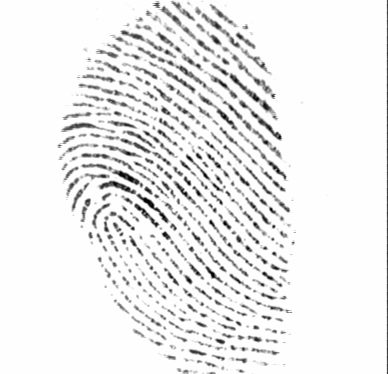
%> input picture Matching/FVC2002/DB1_B/101_8.tif, 388 x 374 px, given in place of t1.bmp, which was not available
$ octave DB_skeleton.m   (GNU Octave 9; MATLAB toolbox functions it lacks are replaced by stand-ins)
%> lines starting %> are read from the running program, lines starting %| are printed output that depends on the picture; in (x1, y1, x2, y2) boxes, pixels count from 0 and x2, y2 are one past the last pixel; in counts of white or black regions, pixels touching at a corner belong together; the program's own positions count from 1; pictures that were not available may be replaced by others from this repository, and a replacement may not be noted
%> the answer given: FVC2002/DB1_B/101_8.tif
%> further down, img is the input picture: size 374x388 uint8; min 1, max 254, mean 237
### Matching/ridgeorient.m
% RIDGEORIENT - Estimates the local orientation of ridges in a fingerprint
%
% Usage:  [orientim, reliability] = ridgeorientation(im, gradientsigma,...
%                                             blocksigma, ...
%                                             orientsmoothsigma)
%
% Arguments:  im                - A normalised input image.
%             gradientsigma     - Sigma of the derivative of Gaussian
%                                 used to compute image gradients.
%             blocksigma        - Sigma of the Gaussian weighting used to
%                                 sum the gradient moments.
%             orientsmoothsigma - Sigma of the Gaussian used to smooth
%                                 the final orientation vector field.
%
% Returns:    orientim          - The orientation image in radians.
%                                 Orientation values are +ve clockwise
%                                 and give the direction *along* the
%                                 ridges.
%             reliability       - Measure of the reliability of the
%                                 orientation measure.  This is a value
%                                 between 0 and 1. I think a value above
%                                 about 0.5 can be considered 'reliable'.
%
%
% With a fingerprint image at a 'standard' resolution of 500dpi suggested
% parameter values might be:
%
%    [orientim, reliability] = ridgeorient(im, 1, 3, 3);
%
% See also: RIDGESEGMENT, RIDGEFREQ, RIDGEFILTER

% Original version by Raymond Thai,  May 2003
% Reworked by Peter Kovesi           January 2005
% School of Computer Science & Software Engineering
% The University of Western Australia
% pk at csse uwa edu au
% http://www.csse.uwa.edu.au/~pk


function [orientim, reliability] = ...
             ridgeorient(im, gradientsigma, blocksigma, orientsmoothsigma)
%> called with gradientsigma = 1, blocksigma = 3, orientsmoothsigma = 3

    [rows,cols] = size(im);
%> rows = 374; cols = 388

    % Calculate image gradients.
    sze = fix(6*gradientsigma);
    if ~mod(sze,2);
        sze = sze+1; end
    f = fspecial('gaussian', sze, gradientsigma); % Generate Gaussian filter.
    [fx,fy] = gradient(f);                        % Gradient of Gausian.

    Gx = filter2(fx, im); % Gradient of the image in x
    Gy = filter2(fy, im); % ... and y

    % Estimate the local ridge orientation at each point by finding the
    % principal axis of variation in the image gradients.

    Gxx = Gx.^2;       % Covariance data for the image gradients
    Gxy = Gx.*Gy;
    Gyy = Gy.^2;

    % Now smooth the covariance data to perform a weighted summation of the
    % data.
    sze = fix(6*blocksigma);   if ~mod(sze,2); sze = sze+1; end
    f = fspecial('gaussian', sze, blocksigma);
    Gxx = filter2(f, Gxx);
    Gxy = 2*filter2(f, Gxy);
    Gyy = filter2(f, Gyy);

    % Analytic solution of principal direction
    denom = sqrt(Gxy.^2 + (Gxx - Gyy).^2) + eps;
    sin2theta = Gxy./denom;            % Sine and cosine of doubled angles
    cos2theta = (Gxx-Gyy)./denom;

    sze = fix(6*orientsmoothsigma);   if ~mod(sze,2); sze = sze+1; end
    f = fspecial('gaussian', sze, orientsmoothsigma);
    cos2theta = filter2(f, cos2theta); % Smoothed sine and cosine of
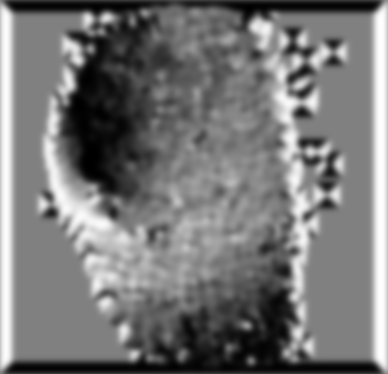
%> cos2theta: size 374x388 double; min -0.998, max 0.981, mean -0.0685; drawn with min black and max white
    sin2theta = filter2(f, sin2theta); % doubled angles
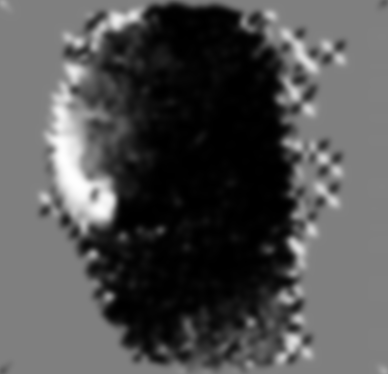
%> sin2theta: size 374x388 double; min -0.999, max 0.992, mean -0.36; drawn with min black and max white

    orientim = pi/2 + atan2(sin2theta,cos2theta)/2;
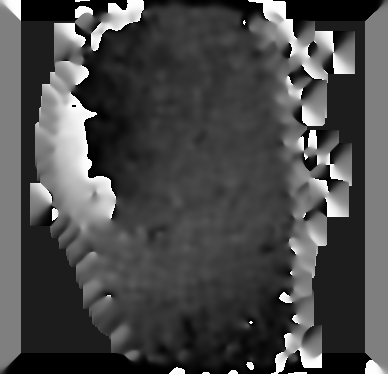
%> orientim: size 374x388 double; min 0, max 3.14, mean 0.915; drawn with min black and max white

    % Calculate 'reliability' of orientation data.  Here we calculate the
    % area moment of inertia about the orientation axis found (this will
    % be the minimum inertia) and an axis  perpendicular (which will be
    % the maximum inertia).  The reliability measure is given by
    % 1.0-min_inertia/max_inertia.  The reasoning being that if the ratio
    % of the minimum to maximum inertia is close to one we have little
    % orientation information.

    Imin = (Gyy+Gxx)/2 - (Gxx-Gyy).*cos2theta/2 - Gxy.*sin2theta/2;
    Imax = Gyy+Gxx - Imin;

    reliability = 1 - Imin./(Imax+.001);

    % Finally mask reliability to exclude regions where the denominator
    % in the orientation calculation above was small.  Here I have set
    % the value to 0.001, adjust this if you feel the need
    reliability = reliability.*(denom>.001);
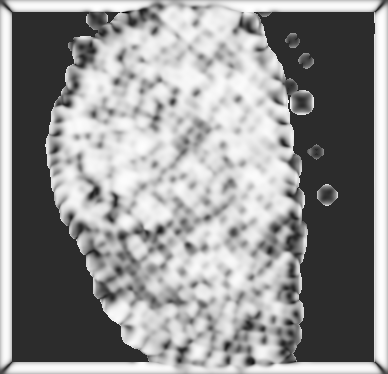
%> reliability: size 374x388 double; min -0.21, max 0.995, mean 0.48; drawn with min black and max white

### Matching/DB_skeleton.m
% ————————————————————————————————–
clear all;
clc;
addpath(genpath(pwd));

%% BUILD FINGERPRINT TEMPLATE DATABASE
%build_datab();
%build_datab_skeleton();

%% LOAD FINGERPRINT TEMPLATE DATABASE
load('DB.mat');
i=2;
%% EXTRACT FEATURES FROM AN ARBITRARY FINGERPRINT

[filename] = uigetfile('.jpg;  .png;  .tif;  .jpeg;  .bmp');
%img = imread(['H:\PhD\Software\Matlab\Simple_FingerPrint_Matching\FVC2002\DB1_B\101_8.tif']);
img = imread(['F:\PhD\Software\Matlab\sc_minutia\sc_minutia\GroundMinuPairs\Manualskeleton\t1.bmp']);
fid=fopen('fp_far1.txt','wt');
GAR=0; FAR=0; FRR=0;
figure(1)
imshow(img)
%binim, mask, cimg1, cimg2, oimg1, oimg2=f_enhance(img);
oimg = ridgeorient(img, 1, 3, 3);
%Res=extract_finger(filename);
img=imresize(img, [300,300] );
%> img: size 300x300 uint8
if ndims(img) == 3; img = rgb2gray(img);
end

%%Pre-processing for fingerprint recognition system.
% program for Sobel and Canny filter:
a=img;
subplot(2,2,1);
imshow(a);
title('original image');
b=fspecial('sobel');
c=imfilter(a,b);
subplot(2,2,2);
imshow(c);
title('horizontal sobel');
d=edge(a,'sobel',[],'both');
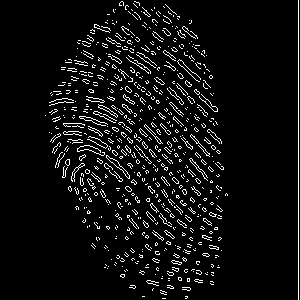
%> d: size 300x300 logical; 6% white in thin lines or dots, all inside (x1, y1, x2, y2) = (45, 0, 299, 300)
subplot(2,2,3);
imshow(d);
title('sobel');
e=edge(a,'canny',[],1);
%> e: size 300x300 logical; 12.1% white in thin lines or dots, all inside (x1, y1, x2, y2) = (44, 1, 299, 299)
subplot(2,2,4);
imshow(e);
title('canny');
%Program for Morphological gray scale (dilate)
f=img;
se=strel('square',5)
gd=imdilate(f,se);
ge=imerode(f,se);
gf=imsubtract(gd,ge);
imshow(gf),title('Morphological gray scale(dilate)')


%%Statistical Measures:
I=img;
imshow(I); title('Original Image');
%img=rgb2gray(I);
%subplot(2,2,2);
%imshow(img); title('Grayscale image');
BW3 = edge(I,'log');
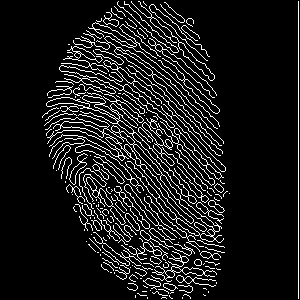
%> BW3: size 300x300 logical; 10.3% white in thin lines or dots, all inside (x1, y1, x2, y2) = (42, 1, 299, 299)
subplot(2,2,3);
imshow(BW3);title('Laplacian of Gaussian');
subplot(2,2,4);
imshow(BW3);title('Laplacian of Gaussian');
%imshow(BW1);
MSE1=mean(mean((BW3).^2));
%> MSE1 = 0.103
%MSE2=mean(mean((im-imf2).^2));
MaxI=1;% the maximum possible pixel value of the images.
PSNR1=10*log10((MaxI^2)/MSE1);
%> PSNR1 = 9.86
%PSNR2=10*log10((MaxI^2)/MSE2);


%% Binarize the image
disp(['Extractingfeaturesfrom' filename ' ...']);
J=imadjust(img,[0.3;0.7],[]);
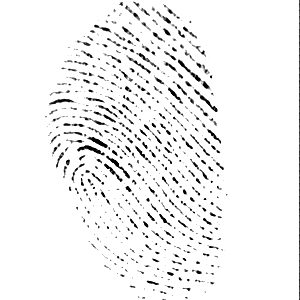
%> J: size 300x300 uint8; min 0, max 255, mean 241.9
img(:,:,1)>160;
figure(2)
imshow(J)
% Ridge thining is to eliminate the redundant pixels of s till the
% ridges are just one pixel wide.
set(gcf,'position', [1 1 600 600]);
%> (the run ends here)
